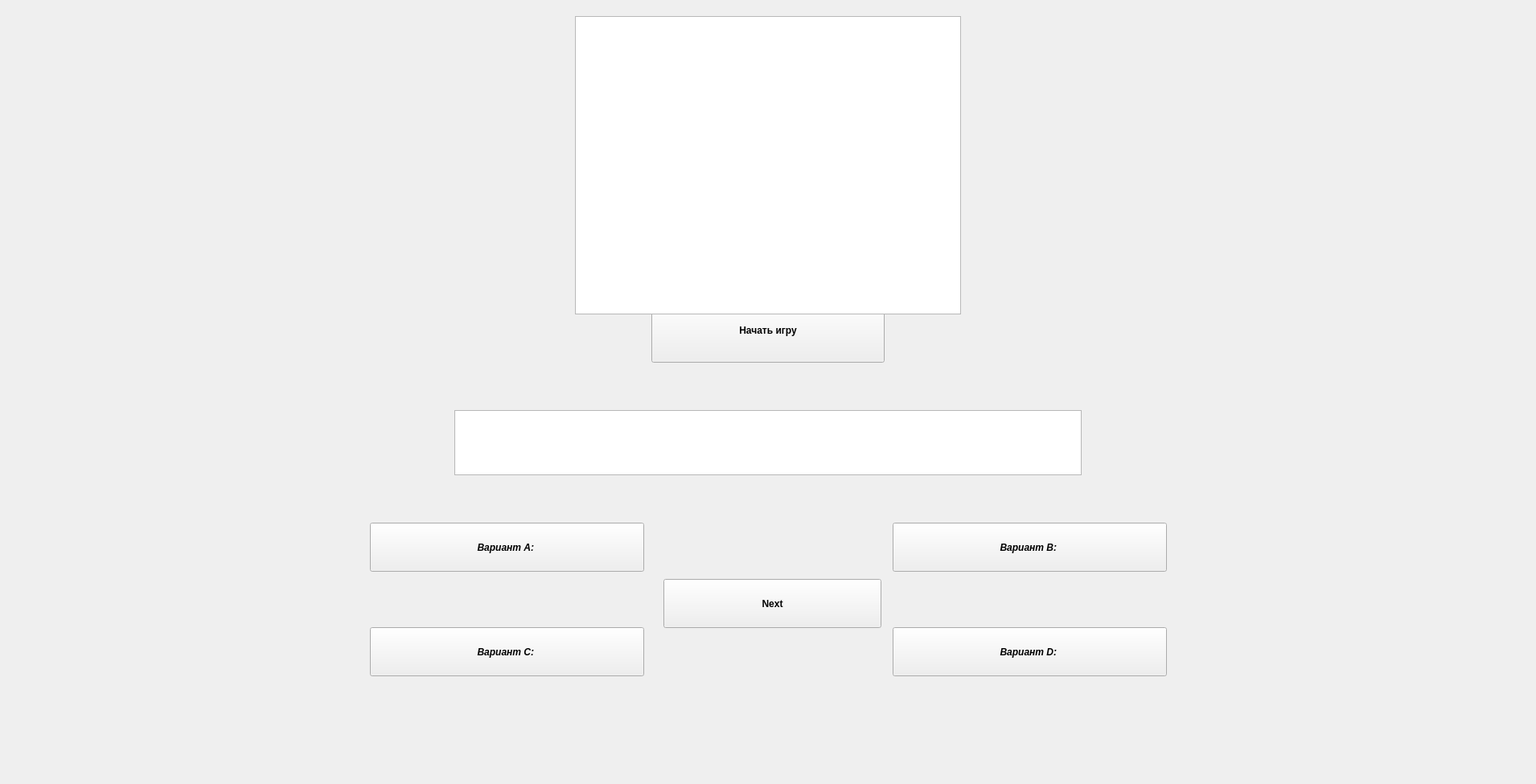
<?xml version="1.0" encoding="UTF-8"?>
<ui version="4.0">
 <class>Form</class>
 <widget class="QWidget" name="Form">
  <property name="geometry">
   <rect>
    <x>0</x>
    <y>0</y>
    <width>1910</width>
    <height>975</height>
   </rect>
  </property>
  <property name="focusPolicy">
   <enum>Qt::StrongFocus</enum>
  </property>
  <property name="contextMenuPolicy">
   <enum>Qt::NoContextMenu</enum>
  </property>
  <property name="windowTitle">
   <string>Game</string>
  </property>
  <widget class="QPushButton" name="pushButton">
   <property name="geometry">
    <rect>
     <x>810</x>
     <y>370</y>
     <width>290</width>
     <height>81</height>
    </rect>
   </property>
   <property name="font">
    <font>
     <weight>75</weight>
     <bold>true</bold>
    </font>
   </property>
   <property name="text">
    <string>Начать игру</string>
   </property>
  </widget>
  <widget class="QPushButton" name="pushButton_2">
   <property name="geometry">
    <rect>
     <x>460</x>
     <y>650</y>
     <width>341</width>
     <height>61</height>
    </rect>
   </property>
   <property name="font">
    <font>
     <family>MS Shell Dlg 2</family>
     <weight>75</weight>
     <italic>true</italic>
     <bold>true</bold>
     <stylestrategy>PreferDefault</stylestrategy>
    </font>
   </property>
   <property name="cursor">
    <cursorShape>PointingHandCursor</cursorShape>
   </property>
   <property name="focusPolicy">
    <enum>Qt::StrongFocus</enum>
   </property>
   <property name="text">
    <string>Вариант А: </string>
   </property>
  </widget>
  <widget class="QPushButton" name="pushButton_3">
   <property name="geometry">
    <rect>
     <x>1110</x>
     <y>650</y>
     <width>341</width>
     <height>61</height>
    </rect>
   </property>
   <property name="font">
    <font>
     <weight>75</weight>
     <italic>true</italic>
     <bold>true</bold>
    </font>
   </property>
   <property name="cursor">
    <cursorShape>PointingHandCursor</cursorShape>
   </property>
   <property name="text">
    <string>Вариант В: </string>
   </property>
  </widget>
  <widget class="QPushButton" name="pushButton_4">
   <property name="geometry">
    <rect>
     <x>460</x>
     <y>780</y>
     <width>341</width>
     <height>61</height>
    </rect>
   </property>
   <property name="font">
    <font>
     <weight>75</weight>
     <italic>true</italic>
     <bold>true</bold>
    </font>
   </property>
   <property name="cursor">
    <cursorShape>PointingHandCursor</cursorShape>
   </property>
   <property name="text">
    <string>Вариант С: </string>
   </property>
  </widget>
  <widget class="QPushButton" name="pushButton_5">
   <property name="geometry">
    <rect>
     <x>1110</x>
     <y>780</y>
     <width>341</width>
     <height>61</height>
    </rect>
   </property>
   <property name="font">
    <font>
     <weight>75</weight>
     <italic>true</italic>
     <bold>true</bold>
    </font>
   </property>
   <property name="cursor">
    <cursorShape>PointingHandCursor</cursorShape>
   </property>
   <property name="text">
    <string>Вариант D: </string>
   </property>
  </widget>
  <widget class="QPlainTextEdit" name="plainTextEdit">
   <property name="geometry">
    <rect>
     <x>565</x>
     <y>510</y>
     <width>780</width>
     <height>81</height>
    </rect>
   </property>
   <property name="font">
    <font>
     <weight>75</weight>
     <bold>true</bold>
     <underline>true</underline>
    </font>
   </property>
  </widget>
  <widget class="QPlainTextEdit" name="plainTextEdit_2">
   <property name="geometry">
    <rect>
     <x>715</x>
     <y>20</y>
     <width>480</width>
     <height>371</height>
    </rect>
   </property>
  </widget>
  <widget class="QPushButton" name="pushButton_6">
   <property name="geometry">
    <rect>
     <x>825</x>
     <y>720</y>
     <width>271</width>
     <height>61</height>
    </rect>
   </property>
   <property name="font">
    <font>
     <weight>75</weight>
     <bold>true</bold>
    </font>
   </property>
   <property name="text">
    <string>Next</string>
   </property>
  </widget>
 </widget>
 <resources/>
 <connections/>
</ui>
